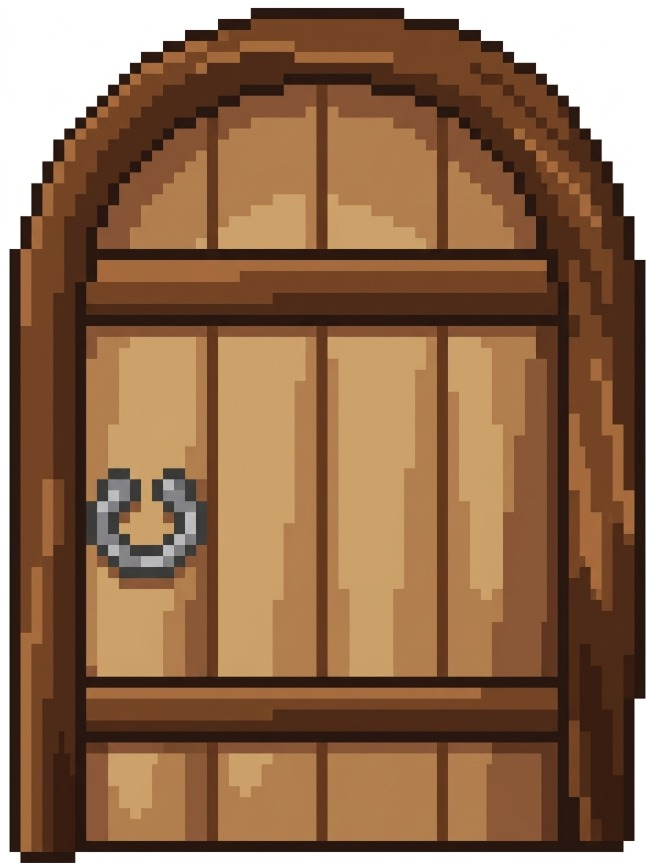
#> input picture assets/door.jpeg, 646 x 863 px, given in place of stone.jpeg, which was not available
$ python -i tile_renderer.py   (imports and definitions only)
#> lines starting #> are read from the running program, lines starting #| are printed output that depends on the picture; after the words box and inside, x2 and y2 are one past the last pixel; in counts of white or black regions, pixels touching at a corner belong together; pictures that were not available may be replaced by others from this repository, and a replacement may not be noted

from __future__ import annotations
import math
import os
import tkinter as tk

try:
    from PIL import Image as _PILImage, ImageTk as _PILImageTk
    _PIL_AVAILABLE = True
except ImportError:
    _PILImage = None
    _PILImageTk = None
    _PIL_AVAILABLE = False


_photo_root = None


# [34 lines left out: function _check_photo_root, not called in this run]


def _quant_size(size: int) -> int:
    return max(8, int(round(float(size) / 2.0) * 2))


class DungeonSheet:

    DIR = os.path.join(os.path.dirname(os.path.abspath(__file__)),
                       "assets", "dungeon")


    FRAMES = {
        "walls_floor.png": (16, 16),
        "trap_animation.png": (48, 48),
        "fire_animation.png": (16, 16),
        "fire_animation2.png": (16, 16),
        "doors_lever_chest_animation.png": (32, 32),
        "Objects.png": (16, 16),
        "decorative_cracks_floor.png": (16, 16),
        "decorative_cracks_walls.png": (16, 16),
    }

    _images: dict[str, object] = {}
    _frames: dict[tuple, object] = {}


    @classmethod
    def path_of(cls, sheet_name: str) -> str:
        return os.path.join(cls.DIR, sheet_name)

    @classmethod
    def clear(cls):
        cls._frames.clear()

    # [15 lines left out: function _image, not called in this run]

    @classmethod
    def available(cls, sheet_name: str) -> bool:
        return cls._image(sheet_name) is not None

    @classmethod
    def frame_size(cls, sheet_name: str):
        return cls.FRAMES.get(sheet_name)

    # [63 lines left out: functions grid, frame_image, get_frame, _sheet_photo, not called in this run]


class _TaggedCanvas:

    __slots__ = ("_canvas", "_tags")

    def __init__(self, canvas, tags):
        self._canvas = canvas
        self._tags = tags

    def __getattr__(self, name):
        return getattr(self._canvas, name)

    def _stamp(self, kw):
        kw["tags"] = self._tags
        return kw

    def create_rectangle(self, *args, **kw):
        return self._canvas.create_rectangle(*args, **self._stamp(kw))

    def create_line(self, *args, **kw):
        return self._canvas.create_line(*args, **self._stamp(kw))

    def create_oval(self, *args, **kw):
        return self._canvas.create_oval(*args, **self._stamp(kw))

    def create_polygon(self, *args, **kw):
        return self._canvas.create_polygon(*args, **self._stamp(kw))

    def create_text(self, *args, **kw):
        return self._canvas.create_text(*args, **self._stamp(kw))

    def create_image(self, *args, **kw):
        return self._canvas.create_image(*args, **self._stamp(kw))

    def create_arc(self, *args, **kw):
        return self._canvas.create_arc(*args, **self._stamp(kw))

    def create_bitmap(self, *args, **kw):
        return self._canvas.create_bitmap(*args, **self._stamp(kw))


# [6 lines left out: function _tagged, not called in this run]


WALL_BASE      = "#8a90b0"
WALL_MORTAR    = "#4a4e6e"
FLOOR_BASE     = "#12152c"
FLOOR_LINE     = "#1e2342"
GOAL_GREEN     = "#2e8f4c"
GOAL_FLAG      = "#4adc6e"
GOAL_POLE      = "#c0c0c0"
PLAYER_BODY    = "#a8a8b0"
PLAYER_EYE     = "#ffffff"
PLAYER_OUTLINE = "#0a0a0a"
PLAYER_BLACK   = "#0a0a0a"
PLAYER_COWL    = "#2e3a4e"
PLAYER_SKIN    = "#f2c79b"
PLAYER_SUIT    = "#a8a8b0"
PLAYER_BELT    = "#f2d23c"
GOOMBA_OUTLINE = "#0a0a0a"
GOOMBA_DARK    = "#5a3018"
GOOMBA_BODY    = "#a65e2e"
GOOMBA_LIGHT   = "#d18a4d"
GOOMBA_EYE     = "#ffffff"
GOOMBA_PUPIL   = "#101018"
GOOMBA_FANG    = "#ffffff"
GOOMBA_STEM    = "#e3cda3"
GOOMBA_FOOT    = "#6b4423"
GOOMBA_FOOT_HI = "#a67c3d"

KNIGHT_OUTLINE = "#0a0a0a"
KNIGHT_LIGHT   = "#d9dbe4"
KNIGHT_MID     = "#a8aab8"
KNIGHT_DARK    = "#6e7288"
KNIGHT_VISOR   = "#14141c"
KNIGHT_SHINE   = "#ffffff"
KNIGHT_HILT    = "#d97a2b"
KNIGHT_HILT_D  = "#7a3a18"
KNIGHT_BLADE   = "#eef1f8"
KNIGHT_BLADE_D = "#9aa0b0"


WALL_SHEET_COL = 1
WALL_SHEET_ROW = 5
FLOOR_SHEET_COL = 0
FLOOR_SHEET_ROW = 22
PLATFORM_SOLID = "#7b5cff"
PLATFORM_PILLAR= "#5a3fd6"
PLATFORM_GHOST = "#574d87"
PLATFORM_GHOST_DASH = "#7b6baf"
VOID_BG        = "#0a0812"
VOID_RING      = "#1a0f2e"
VOID_CORE      = "#000000"
VOID_RIM       = "#c8a84b"
VOID_GLOW      = "#c8a84b"
VOID_EMBER     = "#e05565"
DOOR_CLOSED    = "#d96b3d"
DOOR_FRAME     = "#a04820"
DOOR_KEYHOLE   = "#1a1a1a"
DOOR_OPEN_CLR  = "#f1b56f"
DOOR_OPEN_GAP  = "#2e3a1a"
TRAP_RED       = "#c74555"
TRAP_SPIKE     = "#e05565"
TRAP_SAFE      = "#6d5060"
TRAP_SAFE_LINE = "#8d7080"
EXPLOSION_CORE = "#fff08a"
EXPLOSION_FIRE = "#ff9d2e"
EXPLOSION_EDGE = "#e34b3e"
FRAGMENT_COLOR = "#a8a8b0"
FRAGMENT_OUTLINE = "#0a0a0a"
STONE_BASE     = "#7a4f2a"
STONE_OUTLINE  = "#5a3010"
STONE_HI       = "#b07040"
STONE_SHADOW   = "#3a1a08"
STONE_WALL     = "#5a5e78"
STONE_MORTAR   = "#383b52"
STONE_TOP      = "#7a7f99"
SEAL_PURPLE    = "#8b5cf6"
WARP_INDIGO    = "#6366f1"
BLOCK_BG       = "#1a3a6a"
BLOCK_BORDER   = "#42a7ff"
BLOCK_TEXT     = "#e8f0ff"
CIRCUIT_SLOT_BG    = "#1e2850"
CIRCUIT_SLOT_BORDER= "#5f7fff"


SEAL_SHEET_COL = {
    "SealWall": 1,
    "Seal2Wall": 2,
    "Seal3Wall": 3,
    "Seal4Wall": 4,
    "Seal5Wall": 5,
    "Seal6Wall": 1,
}


WALL_HI          = "#c8cde6"
WALL_SHADOW      = "#2a2d48"
FLOOR_HI         = "#2e345e"
FLOOR_SHADOW     = "#05060f"
STONE_FACE_HI    = "#9aa0bd"
STONE_SIDE       = "#3c3f58"
CODE_SHADOW      = "#0a0c1a"
DOOR_HI          = "#f5c080"
DOOR_SHADOW      = "#5a2810"


# [23 lines left out: functions _bevel, _drop_shadow, not called in this run]


def _inset(x, y, size, frac=0.08):
    m = max(1, int(size * frac))
    return x + m, y + m, x + size - m, y + size - m


# [593 lines left out: functions _rounded_rect, draw_wall, draw_floor, draw_goal, draw_player, draw_boom_explosion and 5 more, not called in this run]


LATCH_IMAGE = os.path.join(os.path.dirname(os.path.abspath(__file__)),
                           "assets", "latch.webp")
_latch_src = None
_latch_photos: dict[int, object] = {}


# [22 lines left out: functions _load_latch_src, _latch_photo, not called in this run]


LATCH_BASE   = "#c44a8c"
LATCH_FRAME  = "#7a2a58"
LATCH_HI     = "#f2a4cc"
LATCH_SHADOW = "#4a1030"
LATCH_OPEN_CLR = "#e89ac0"
LATCH_OPEN_GAP = "#3a1a2e"


# [128 lines left out: functions draw_latch_closed, draw_latch_open, draw_trap_lethal, not called in this run]


def draw_trap_safe(canvas: tk.Canvas, x: int, y: int, size: int, fast: bool = False, tags=None):
    canvas = _tagged(canvas, tags)
    draw_floor(canvas, x, y, size, fast=fast)


# [57 lines left out: functions draw_code_block, draw_circuit_slot, not called in this run]


STONE_TRAP_IMAGE = os.path.join(os.path.dirname(os.path.abspath(__file__)),
                               "assets", "stone.jpeg")
_stone_trap_src = None
_stone_trap_photos: dict[int, object] = {}


def _load_stone_trap_src():
    global _stone_trap_src
    if _stone_trap_src is not None:
        return _stone_trap_src or None
    if not _PIL_AVAILABLE:
        _stone_trap_src = False
        return None
    try:
        img = _PILImage.open(STONE_TRAP_IMAGE).convert("RGB")
#> img is the input picture: PIL image 646x863 RGB; mean R, G, B 144.1, 106.9, 76.9
    except (OSError, FileNotFoundError):
        _stone_trap_src = False
        return None
    gray = img.convert("L")
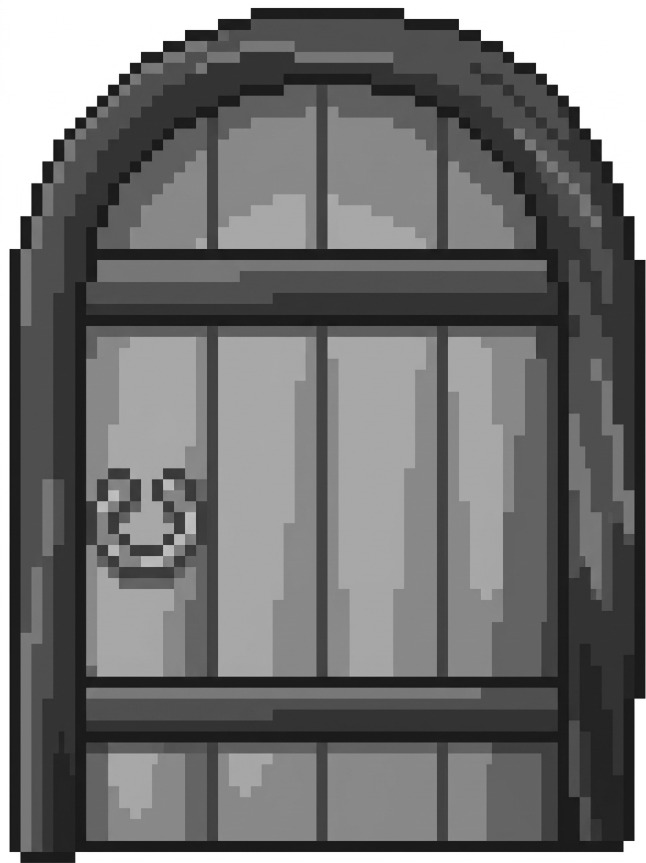
#> gray: PIL image 646x863 L; min 14, max 255, mean 114.6
    content = gray.point(lambda v: 0 if v > 235 else 255)
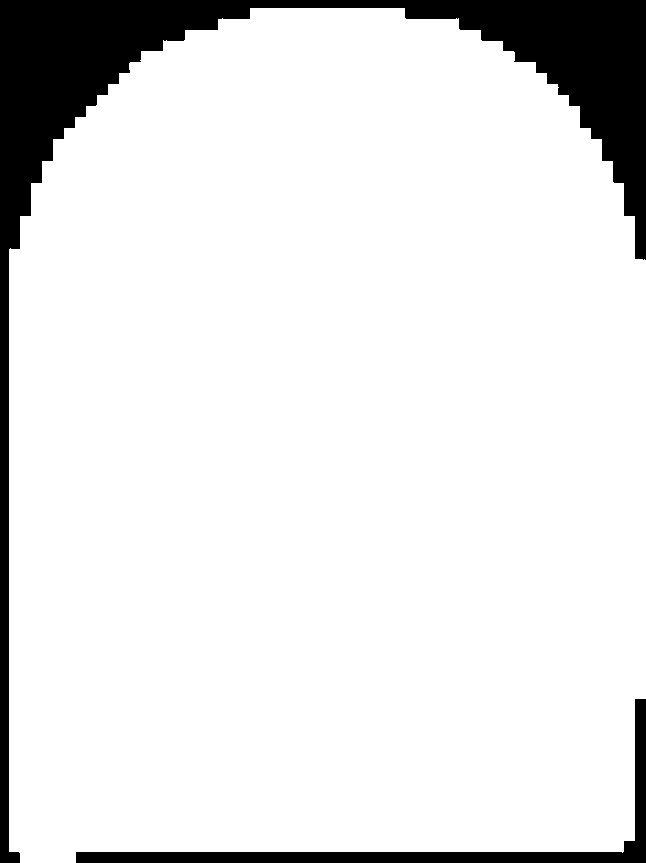
#> content: PIL image 646x863 L; 89.4% white; 2 black regions, box (x1, y1, x2, y2) and area: (0, 0, 646, 863) 50861, (76, 699, 646, 863) 8073
    bbox = content.getbbox()
#> bbox = (9, 8, 646, 863)
    if bbox:
        img = img.crop(bbox)
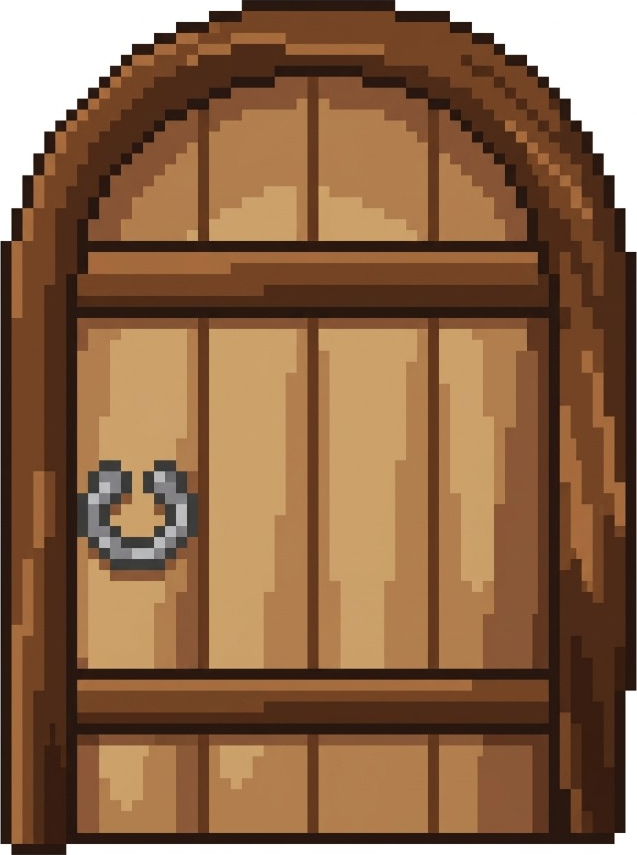
#> img: PIL image 637x855 RGB; mean R, G, B 141.4, 103.5, 72.8
        gray = gray.crop(bbox)
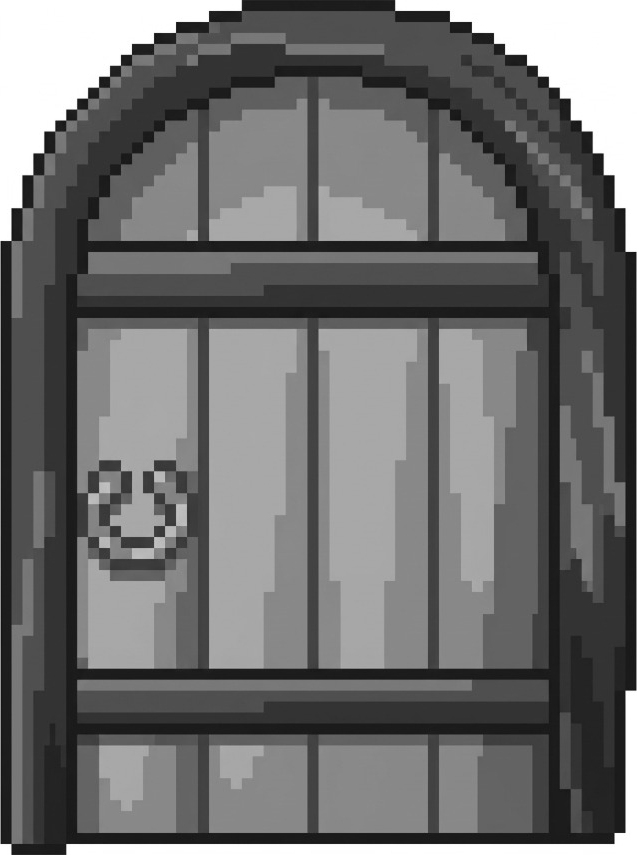
#> gray: PIL image 637x855 L; min 14, max 255, mean 111.3

    alpha = gray.point(
        lambda v: 0 if v >= 245 else (255 if v <= 190 else int((245 - v) * 255 / 55)))
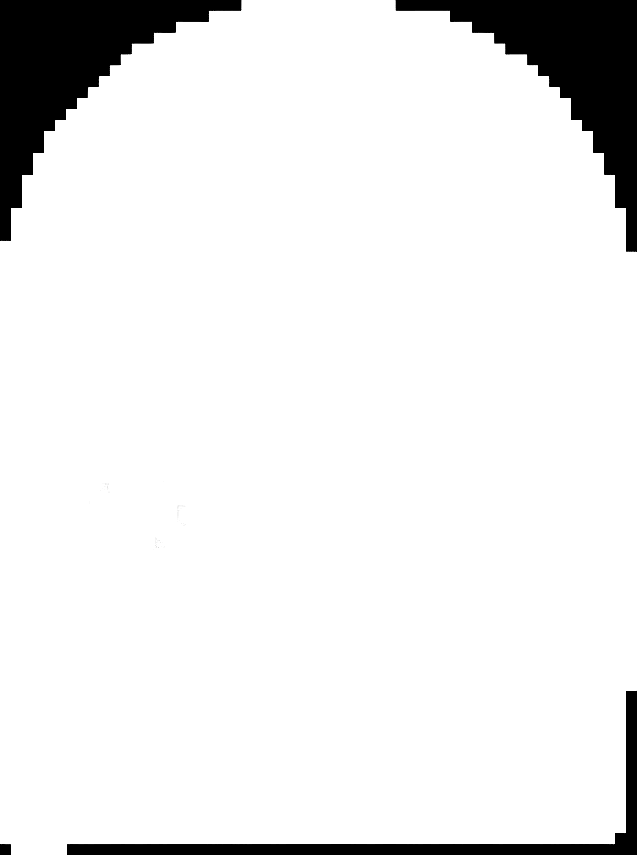
#> alpha: PIL image 637x855 L; min 0, max 255, mean 233.4
    img = img.convert("RGBA")
#> img: PIL image 637x855 RGBA
    img.putalpha(alpha)
    _stone_trap_src = img
    return img


# [202 lines left out: functions _stone_trap_photo, draw_stone, draw_stone_open, draw_seal_wall, draw_warp, draw_mine, not called in this run]


BACKGROUND_IMAGE = os.path.join(os.path.dirname(os.path.abspath(__file__)),
                                "assets", "background.jpeg")
BACKGROUND_GENERATED = os.path.join(os.path.dirname(os.path.abspath(__file__)),
                                    "assets", "background_generated.png")
BG_TILE_DARKEN = 0.40
BG_TEXTURE_PX = 16 * 48
_background_path = None
_bg_src = None
_bg_tiled = False


# [62 lines left out: functions ensure_background_image, _tile_to, get_canvas_photo, not called in this run]


_panel_base: dict[tuple[int, int], object] = {}
_panel_photos: dict[tuple, object] = {}
PANEL_DARKEN = 0.45


# [29 lines left out: function _panel_base_image, not called in this run]


def _darken(img, factor: float = PANEL_DARKEN):
    return img.point(lambda v: int(v * factor))


# [41 lines left out: functions get_panel_photo, get_panel_slice, not called in this run]


PORTAL_IMAGE = os.path.join(os.path.dirname(os.path.abspath(__file__)),
                            "assets", "portal.jpeg")
_portal_src = None
_portal_photos: dict[int, object] = {}


# [20 lines left out: functions _load_portal_src, _portal_photo, not called in this run]


BOOM_IMAGE = os.path.join(os.path.dirname(os.path.abspath(__file__)),
                          "assets", "boom.jpeg")
_boom_src = None
_boom_photos: dict[int, object] = {}


# [41 lines left out: functions _load_boom_src, _boom_photo, not called in this run]


LASER_IMAGE = os.path.join(os.path.dirname(os.path.abspath(__file__)),
                           "assets", "laser.png")
_laser_src = None
_laser_photos: dict[int, object] = {}


# [73 lines left out: functions _load_laser_src, _laser_photo, draw_laser, not called in this run]


ASH_IMAGE = os.path.join(os.path.dirname(os.path.abspath(__file__)),
                         "assets", "ash.jpeg")
_ash_src = None
_ash_photos: dict[int, object] = {}


# [96 lines left out: functions _load_ash_src, _ash_photo, draw_ash, _white_keyed_src, not called in this run]


_stone_photos: dict[tuple, object] = {}

# [22 lines left out: function _stone_photo, not called in this run]


_door_photos: dict[tuple, object] = {}

# [22 lines left out: function _door_photo, not called in this run]


TRAP_IMAGE = os.path.join(os.path.dirname(os.path.abspath(__file__)),
                          "assets", "trap.gif")
_trap_src = None
_trap_photos: dict[int, object] = {}
_trap_tk_photos: dict[int, object] = {}


# [41 lines left out: functions _load_trap_src, _trap_photo_tk, not called in this run]


TRAP_SHEET = "trap_animation.png"
TRAP_FRAME_PX = 48

_trap_anim_frames: list = []
_trap_anim_index: int = 0
_trap_anim_tick: int = 0
_trap_anim_src: list = []
_trap_anim_ready = False
_trap_scaled: dict[tuple, object] = {}


# [90 lines left out: functions _ensure_trap_anim, advance_trap_animation, _trap_photo, _trap_photo_legacy, not called in this run]


SKELETON_IMAGE = os.path.join(os.path.dirname(os.path.abspath(__file__)),
                              "assets", "skeleton.png")
_skel_src = None
_skel_photos: dict[int, object] = {}


# [22 lines left out: functions _load_skel_src, _skel_photo, not called in this run]


LEVER_IMAGE = os.path.join(os.path.dirname(os.path.abspath(__file__)),
                           "assets", "lever.png")
_lever_src = None
_lever_photos: dict[tuple, object] = {}


# [112 lines left out: functions _load_lever_src, _lever_photo, draw_lever, draw_skeleton, not called in this run]

>>> result = _load_stone_trap_src()
